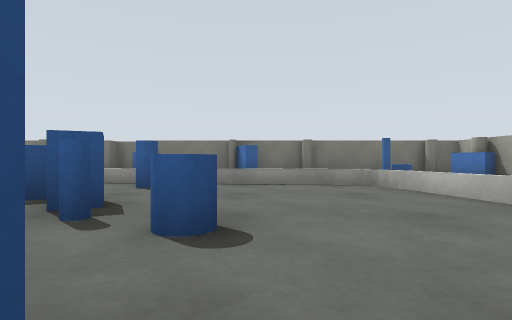
view 1 (above)

16 first-person views from a walk through a world built for the Gazebo simulator. The camera is 0.47 m above the floor, looks level and sees 80° across. The floor is counted in squares, 1 m on a side. Each view is taken from the middle of a square. On the plan, view 1 faces up. The plan holds only what a view shows up to about 9 squares ahead; the rest is blank. The place goes on beyond the plan.

view 2
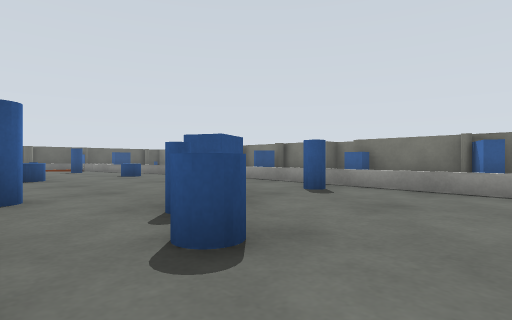

view 3
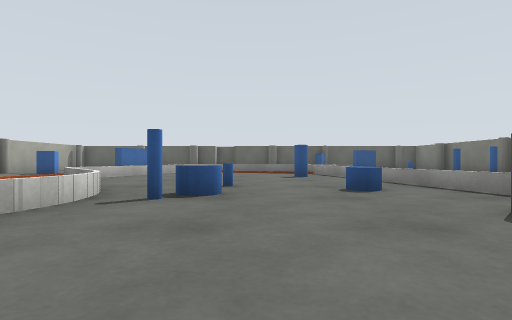

view 4
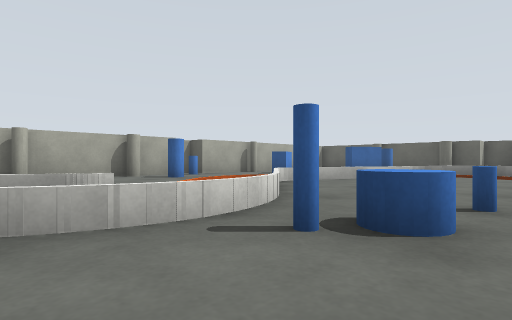

view 5
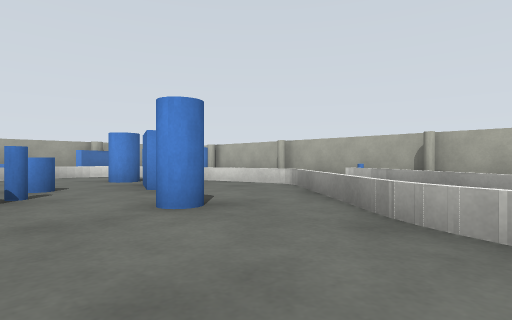

view 6
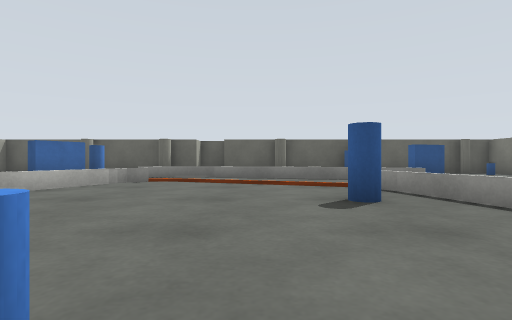

view 7
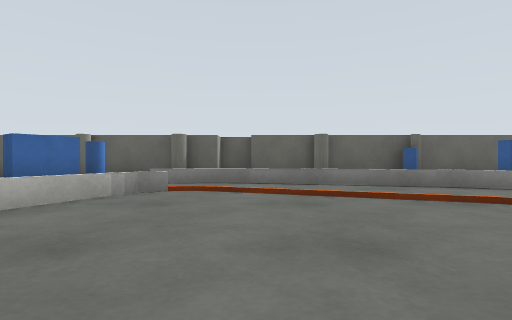

view 8
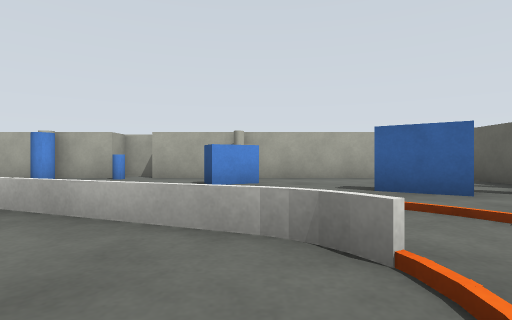

view 9
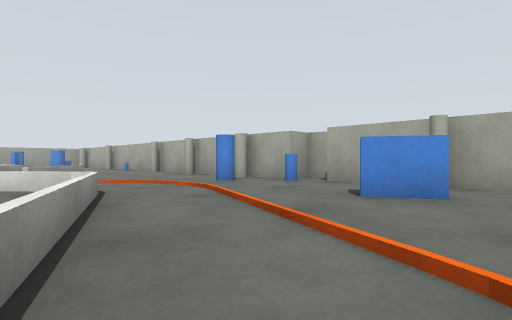

view 10
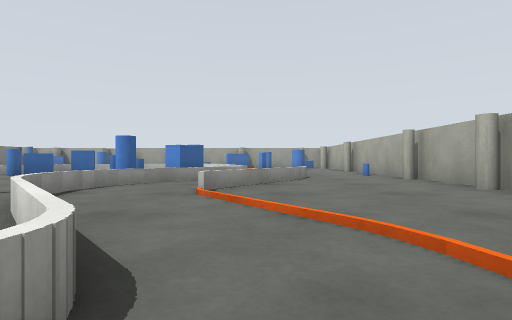

view 11
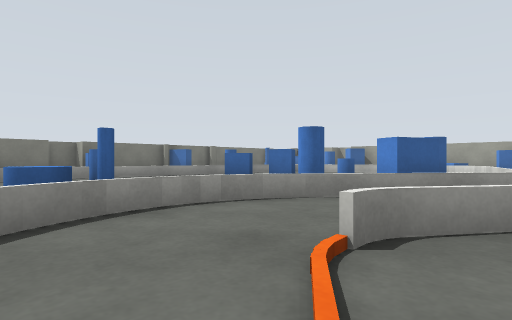

view 12
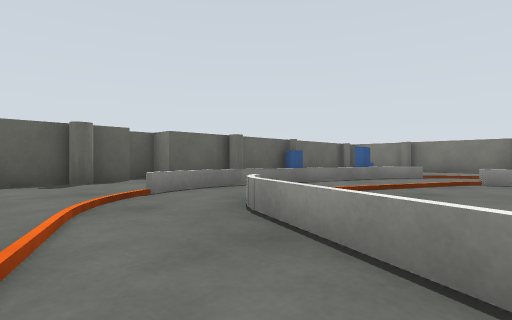

view 13
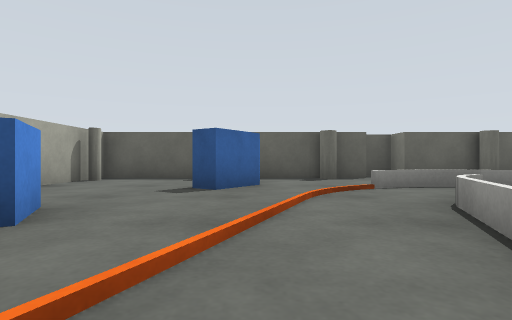

view 14
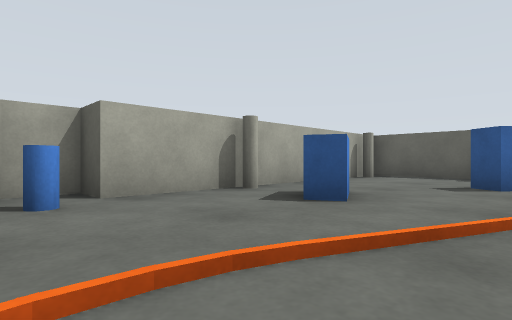

view 15
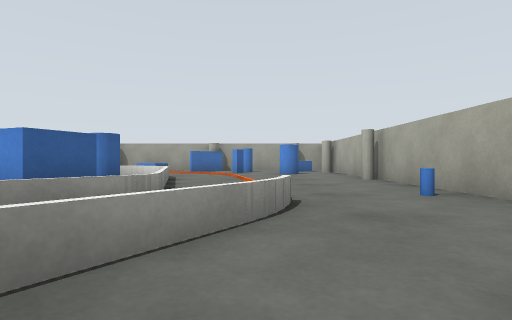

view 16
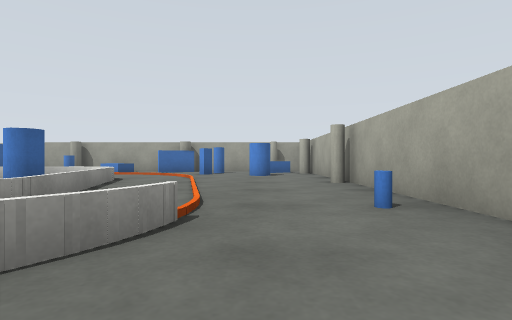

### Floor plan
Key: @ floor where view 1 was taken; # wall or solid block; x gap in a wall; . floor; / step, stairs or slope; = window, fence, low wall or low ledge; P blue pole; C blue cylinder; B blue box; G grey pole; R orange box; E grey cylinder; Y grey box; O other object.
Columns run from 20 left of view 1 to 4 right of it. Each row starts with its distance up from view 1.
 11                    GB
 10                     B
  9  #
  8  #
  7  G    OO      ==
  6  #B  =.. =====C =======
  5  #  ==.O=...C.C...C...=
  4  E  =....C.......B....==
  3  #  =./...........B....=
  2 #Y  =......C.CP....CC..=
  1 #   =R......====.C.B...=
  0  E..R.==...==..==..B@C==.
 -1  #..RR.=====.R=#==.x===..
 -2  #CB..........======.....
 -3  E.BB....RRR....=OO///...
 -4  #....BB................
 -5  #.......C.C......C......
 -6  #G###G##YYE##G#G####G###
 -7          ##

Where each view was taken, in squares from view 1:
view 1: 0 up, 0 right, facing up
view 2: 1 up, 1 right, facing up-left
view 3: 3 up, 3 left, facing left
view 4: 3 up, 5 left, facing down-left
view 5: 3 up, 6 left, facing down-right
view 6: 3 up, 8 left, facing left
view 7: 2 up, 10 left, facing left
view 8: 2 up, 14 left, facing down
view 9: 0 up, 15 left, facing down-right
view 10: 2 down, 11 left, facing right
view 11: 2 down, 8 left, facing up-right
view 12: 2 down, 12 left, facing up-left
view 13: 2 down, 11 left, facing left
view 14: 2 down, 10 left, facing down-left
view 15: 3 down, 6 left, facing right
view 16: 4 down, 5 left, facing right
